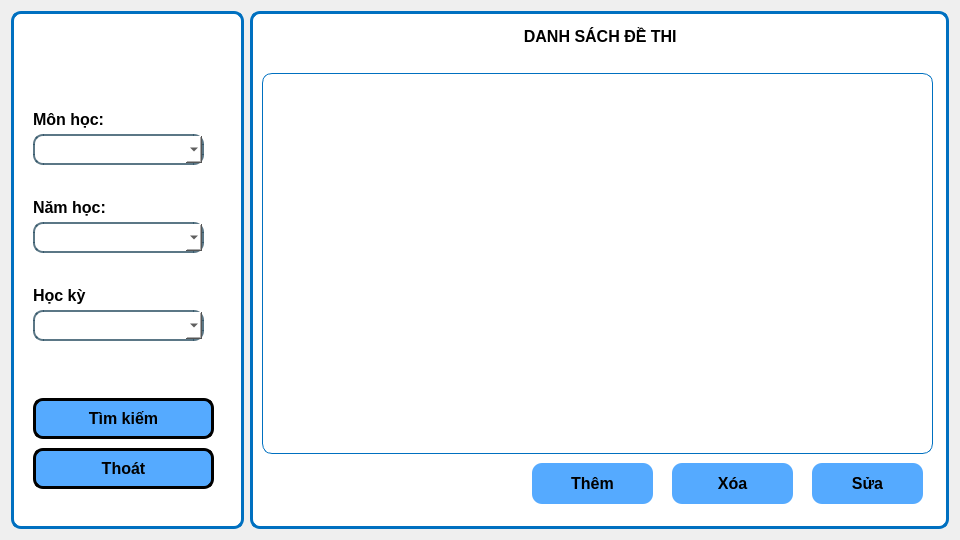
<?xml version="1.0" encoding="UTF-8"?>
<ui version="4.0">
 <class>man_hinh_danh_sach_de_thi</class>
 <widget class="QWidget" name="man_hinh_danh_sach_de_thi">
  <property name="geometry">
   <rect>
    <x>0</x>
    <y>0</y>
    <width>960</width>
    <height>540</height>
   </rect>
  </property>
  <property name="windowTitle">
   <string>Form</string>
  </property>
  <layout class="QGridLayout" name="gridLayout" columnstretch="1,3">
   <item row="0" column="0">
    <widget class="QGroupBox" name="groupBox">
     <property name="styleSheet">
      <string notr="true">border: 3px solid rgba(46, 82, 101, 200);
background-color: rgb(255, 255, 255);
border-radius: 10px;
border-color: rgb(0, 112, 192);</string>
     </property>
     <property name="title">
      <string/>
     </property>
     <layout class="QVBoxLayout" name="verticalLayout_2" stretch="2,2,2,3">
      <property name="topMargin">
       <number>60</number>
      </property>
      <property name="bottomMargin">
       <number>20</number>
      </property>
      <item>
       <widget class="QGroupBox" name="groupBox_4">
        <property name="styleSheet">
         <string notr="true">border: None;
</string>
        </property>
        <property name="title">
         <string/>
        </property>
        <widget class="QLabel" name="label">
         <property name="geometry">
          <rect>
           <x>10</x>
           <y>30</y>
           <width>101</width>
           <height>31</height>
          </rect>
         </property>
         <property name="sizePolicy">
          <sizepolicy hsizetype="Fixed" vsizetype="Fixed">
           <horstretch>0</horstretch>
           <verstretch>0</verstretch>
          </sizepolicy>
         </property>
         <property name="font">
          <font>
           <family>Tahoma</family>
           <pointsize>12</pointsize>
           <bold>true</bold>
          </font>
         </property>
         <property name="styleSheet">
          <string notr="true">border: None;</string>
         </property>
         <property name="text">
          <string>Môn học:</string>
         </property>
        </widget>
        <widget class="QComboBox" name="mon_hoc">
         <property name="geometry">
          <rect>
           <x>10</x>
           <y>60</y>
           <width>171</width>
           <height>31</height>
          </rect>
         </property>
         <property name="sizePolicy">
          <sizepolicy hsizetype="Fixed" vsizetype="Fixed">
           <horstretch>0</horstretch>
           <verstretch>0</verstretch>
          </sizepolicy>
         </property>
         <property name="styleSheet">
          <string notr="true">border: 2px solid rgba(46, 82, 101, 200);
</string>
         </property>
        </widget>
       </widget>
      </item>
      <item>
       <widget class="QGroupBox" name="groupBox_5">
        <property name="styleSheet">
         <string notr="true">border: None;
</string>
        </property>
        <property name="title">
         <string/>
        </property>
        <widget class="QLabel" name="label_3">
         <property name="geometry">
          <rect>
           <x>10</x>
           <y>20</y>
           <width>101</width>
           <height>31</height>
          </rect>
         </property>
         <property name="sizePolicy">
          <sizepolicy hsizetype="Fixed" vsizetype="Fixed">
           <horstretch>0</horstretch>
           <verstretch>0</verstretch>
          </sizepolicy>
         </property>
         <property name="font">
          <font>
           <family>Tahoma</family>
           <pointsize>12</pointsize>
           <bold>true</bold>
          </font>
         </property>
         <property name="styleSheet">
          <string notr="true">border: None;</string>
         </property>
         <property name="text">
          <string>Năm học:</string>
         </property>
        </widget>
        <widget class="QComboBox" name="nam_hoc">
         <property name="geometry">
          <rect>
           <x>10</x>
           <y>50</y>
           <width>171</width>
           <height>31</height>
          </rect>
         </property>
         <property name="sizePolicy">
          <sizepolicy hsizetype="Fixed" vsizetype="Fixed">
           <horstretch>0</horstretch>
           <verstretch>0</verstretch>
          </sizepolicy>
         </property>
         <property name="styleSheet">
          <string notr="true">border: 2px solid rgba(46, 82, 101, 200);</string>
         </property>
        </widget>
       </widget>
      </item>
      <item>
       <widget class="QGroupBox" name="groupBox_7">
        <property name="styleSheet">
         <string notr="true">border: None;
</string>
        </property>
        <property name="title">
         <string/>
        </property>
        <widget class="QLabel" name="label_2">
         <property name="geometry">
          <rect>
           <x>10</x>
           <y>10</y>
           <width>81</width>
           <height>31</height>
          </rect>
         </property>
         <property name="sizePolicy">
          <sizepolicy hsizetype="Fixed" vsizetype="Fixed">
           <horstretch>0</horstretch>
           <verstretch>0</verstretch>
          </sizepolicy>
         </property>
         <property name="font">
          <font>
           <family>Tahoma</family>
           <pointsize>12</pointsize>
           <bold>true</bold>
          </font>
         </property>
         <property name="styleSheet">
          <string notr="true">border: None;</string>
         </property>
         <property name="text">
          <string>Học kỳ</string>
         </property>
        </widget>
        <widget class="QComboBox" name="hoc_ky">
         <property name="geometry">
          <rect>
           <x>10</x>
           <y>40</y>
           <width>171</width>
           <height>31</height>
          </rect>
         </property>
         <property name="sizePolicy">
          <sizepolicy hsizetype="Fixed" vsizetype="Fixed">
           <horstretch>0</horstretch>
           <verstretch>0</verstretch>
          </sizepolicy>
         </property>
         <property name="styleSheet">
          <string notr="true">border: 2px solid rgba(46, 82, 101, 200);
</string>
         </property>
        </widget>
       </widget>
      </item>
      <item>
       <widget class="QGroupBox" name="groupBox_6">
        <property name="styleSheet">
         <string notr="true">border: None;</string>
        </property>
        <property name="title">
         <string/>
        </property>
        <widget class="QPushButton" name="tim_kiem">
         <property name="geometry">
          <rect>
           <x>10</x>
           <y>30</y>
           <width>181</width>
           <height>41</height>
          </rect>
         </property>
         <property name="sizePolicy">
          <sizepolicy hsizetype="Fixed" vsizetype="Fixed">
           <horstretch>0</horstretch>
           <verstretch>0</verstretch>
          </sizepolicy>
         </property>
         <property name="font">
          <font>
           <family>Tahoma</family>
           <pointsize>12</pointsize>
           <bold>true</bold>
          </font>
         </property>
         <property name="styleSheet">
          <string notr="true">color: rgb(0, 0, 0);
background-color: rgb(85, 170, 255);
border-radius: 10px;
border: 3px solid rgb(0,0,0)</string>
         </property>
         <property name="text">
          <string>Tìm kiếm</string>
         </property>
         <property name="icon">
          <iconset>
           <normalon>:/images/893_n.png</normalon>
          </iconset>
         </property>
        </widget>
        <widget class="QPushButton" name="thoat">
         <property name="geometry">
          <rect>
           <x>10</x>
           <y>80</y>
           <width>181</width>
           <height>41</height>
          </rect>
         </property>
         <property name="sizePolicy">
          <sizepolicy hsizetype="Fixed" vsizetype="Fixed">
           <horstretch>0</horstretch>
           <verstretch>0</verstretch>
          </sizepolicy>
         </property>
         <property name="font">
          <font>
           <family>Tahoma</family>
           <pointsize>12</pointsize>
           <bold>true</bold>
          </font>
         </property>
         <property name="styleSheet">
          <string notr="true">color: rgb(0, 0, 0);
background-color: rgb(85, 170, 255);
border-radius: 10px;
border: 3px solid rgb(0,0,0)</string>
         </property>
         <property name="text">
          <string>Thoát</string>
         </property>
         <property name="icon">
          <iconset>
           <normalon>:/images/32_n.png</normalon>
          </iconset>
         </property>
        </widget>
       </widget>
      </item>
     </layout>
    </widget>
   </item>
   <item row="0" column="1">
    <widget class="QGroupBox" name="groupBox_2">
     <property name="styleSheet">
      <string notr="true">border: 3px solid rgba(46, 82, 101, 200);
background-color: rgb(255, 255, 255);
border-radius: 10px;
border-color: rgb(0, 112, 192);</string>
     </property>
     <property name="title">
      <string/>
     </property>
     <layout class="QVBoxLayout" name="verticalLayout" stretch="0">
      <item>
       <widget class="QGroupBox" name="groupBox_3">
        <property name="styleSheet">
         <string notr="true">border: None;</string>
        </property>
        <property name="title">
         <string/>
        </property>
        <widget class="QPushButton" name="them">
         <property name="geometry">
          <rect>
           <x>270</x>
           <y>440</y>
           <width>121</width>
           <height>41</height>
          </rect>
         </property>
         <property name="font">
          <font>
           <family>Tahoma</family>
           <pointsize>12</pointsize>
           <bold>true</bold>
          </font>
         </property>
         <property name="styleSheet">
          <string notr="true">background-color: rgb(85, 170, 255);</string>
         </property>
         <property name="text">
          <string>Thêm</string>
         </property>
         <property name="icon">
          <iconset>
           <normalon>:/images/6_n.png</normalon>
          </iconset>
         </property>
        </widget>
        <widget class="QPushButton" name="xoa">
         <property name="geometry">
          <rect>
           <x>410</x>
           <y>440</y>
           <width>121</width>
           <height>41</height>
          </rect>
         </property>
         <property name="font">
          <font>
           <family>Tahoma</family>
           <pointsize>12</pointsize>
           <bold>true</bold>
          </font>
         </property>
         <property name="styleSheet">
          <string notr="true">background-color: rgb(85, 170, 255);</string>
         </property>
         <property name="text">
          <string>Xóa</string>
         </property>
         <property name="icon">
          <iconset>
           <normalon>:/images/1995_n.png</normalon>
          </iconset>
         </property>
        </widget>
        <widget class="QPushButton" name="sua">
         <property name="geometry">
          <rect>
           <x>550</x>
           <y>440</y>
           <width>111</width>
           <height>41</height>
          </rect>
         </property>
         <property name="font">
          <font>
           <family>Tahoma</family>
           <pointsize>12</pointsize>
           <bold>true</bold>
          </font>
         </property>
         <property name="styleSheet">
          <string notr="true">background-color: rgb(85, 170, 255);</string>
         </property>
         <property name="text">
          <string>Sửa</string>
         </property>
         <property name="icon">
          <iconset>
           <normalon>:/images/334_n.png</normalon>
          </iconset>
         </property>
        </widget>
        <widget class="QTableWidget" name="danh_sach_de_thi">
         <property name="geometry">
          <rect>
           <x>0</x>
           <y>50</y>
           <width>671</width>
           <height>381</height>
          </rect>
         </property>
         <property name="styleSheet">
          <string notr="true">border: 1px solid rgba(46, 82, 101, 200);
border-color: rgb(0, 112, 192);</string>
         </property>
        </widget>
        <widget class="QTextEdit" name="textEdit">
         <property name="geometry">
          <rect>
           <x>190</x>
           <y>0</y>
           <width>301</width>
           <height>41</height>
          </rect>
         </property>
         <property name="html">
          <string>&lt;!DOCTYPE HTML PUBLIC &quot;-//W3C//DTD HTML 4.0//EN&quot; &quot;http://www.w3.org/TR/REC-html40/strict.dtd&quot;&gt;
&lt;html&gt;&lt;head&gt;&lt;meta name=&quot;qrichtext&quot; content=&quot;1&quot; /&gt;&lt;meta charset=&quot;utf-8&quot; /&gt;&lt;style type=&quot;text/css&quot;&gt;
p, li { white-space: pre-wrap; }
hr { height: 1px; border-width: 0; }
li.unchecked::marker { content: &quot;\2610&quot;; }
li.checked::marker { content: &quot;\2612&quot;; }
&lt;/style&gt;&lt;/head&gt;&lt;body style=&quot; font-family:'Segoe UI'; font-size:9pt; font-weight:400; font-style:normal;&quot;&gt;
&lt;p align=&quot;center&quot; style=&quot; margin-top:0px; margin-bottom:0px; margin-left:0px; margin-right:0px; -qt-block-indent:0; text-indent:0px;&quot;&gt;&lt;span style=&quot; font-family:'MS Shell Dlg 2'; font-size:12pt; font-weight:600;&quot;&gt;DANH SÁCH ĐỀ THI &lt;/span&gt;&lt;/p&gt;&lt;/body&gt;&lt;/html&gt;</string>
         </property>
        </widget>
       </widget>
      </item>
     </layout>
    </widget>
   </item>
  </layout>
 </widget>
 <resources>
  <include location="../../resource.qrc"/>
 </resources>
 <connections/>
</ui>
